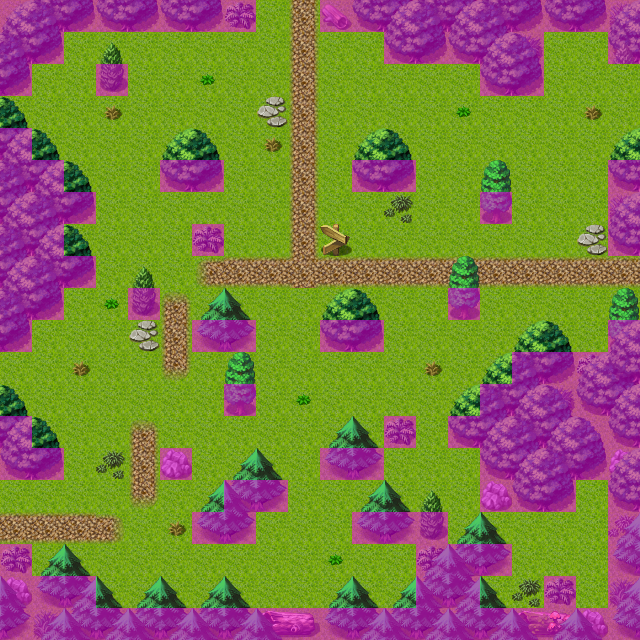

A level layout from a 2D game, rendered from its tile map. Below: a short description, then the map file with tile-grid data replaced by summaries:
An orthogonal 20x20 tile map with 32x32 px tiles, 4 tile layers (Ground, Objects, Above, Walkable), 40 tilesets and 11 objects (6x mapchange, 4x spawn, sign).

<map version="1.0" orientation="orthogonal" width="20" height="20" tilewidth="32" tileheight="32">
 <properties>
  <property name="outside" value="1" />
 </properties>
 <tileset firstgid="1" name="map_bed_1" tilewidth="32" tileheight="32">
  <image source="../drawable/map_bed_1.png" width="512" height="256" />
 </tileset>
 <tileset firstgid="129" name="map_border_1" tilewidth="32" tileheight="32">
  <image source="../drawable/map_border_1.png" width="512" height="256" />
 </tileset>
 <tileset firstgid="257" name="map_bridge_1" tilewidth="32" tileheight="32">
  <image source="../drawable/map_bridge_1.png" width="512" height="256" />
 </tileset>
 <tileset firstgid="385" name="map_broken_1" tilewidth="32" tileheight="32">
  <image source="../drawable/map_broken_1.png" width="512" height="256" />
 </tileset>
 <tileset firstgid="513" name="map_cavewall_1" tilewidth="32" tileheight="32">
  <image source="../drawable/map_cavewall_1.png" width="576" height="192" />
 </tileset>
 <tileset firstgid="621" name="map_cavewall_2" tilewidth="32" tileheight="32">
  <image source="../drawable/map_cavewall_2.png" width="576" height="192" />
 </tileset>
 <tileset firstgid="729" name="map_cavewall_3" tilewidth="32" tileheight="32">
  <image source="../drawable/map_cavewall_3.png" width="576" height="192" />
 </tileset>
 <tileset firstgid="837" name="map_chair_table_1" tilewidth="32" tileheight="32">
  <image source="../drawable/map_chair_table_1.png" width="512" height="256" />
 </tileset>
 <tileset firstgid="965" name="map_crate_1" tilewidth="32" tileheight="32">
  <image source="../drawable/map_crate_1.png" width="512" height="256" />
 </tileset>
 <tileset firstgid="1093" name="map_cupboard_1" tilewidth="32" tileheight="32">
  <image source="../drawable/map_cupboard_1.png" width="512" height="256" />
 </tileset>
 <tileset firstgid="1221" name="map_curtain_1" tilewidth="32" tileheight="32">
  <image source="../drawable/map_curtain_1.png" width="512" height="256" />
 </tileset>
 <tileset firstgid="1349" name="map_entrance_1" tilewidth="32" tileheight="32">
  <image source="../drawable/map_entrance_1.png" width="512" height="256" />
 </tileset>
 <tileset firstgid="1477" name="map_fence_1" tilewidth="32" tileheight="32">
  <image source="../drawable/map_fence_1.png" width="512" height="256" />
 </tileset>
 <tileset firstgid="1605" name="map_fence_2" tilewidth="32" tileheight="32">
  <image source="../drawable/map_fence_2.png" width="512" height="256" />
 </tileset>
 <tileset firstgid="1733" name="map_ground_1" tilewidth="32" tileheight="32">
  <image source="../drawable/map_ground_1.png" width="512" height="256" />
 </tileset>
 <tileset firstgid="1861" name="map_ground_2" tilewidth="32" tileheight="32">
  <image source="../drawable/map_ground_2.png" width="512" height="256" />
 </tileset>
 <tileset firstgid="1989" name="map_ground_3" tilewidth="32" tileheight="32">
  <image source="../drawable/map_ground_3.png" width="512" height="256" />
 </tileset>
 <tileset firstgid="2117" name="map_ground_4" tilewidth="32" tileheight="32">
  <image source="../drawable/map_ground_4.png" width="512" height="256" />
 </tileset>
 <tileset firstgid="2245" name="map_ground_5" tilewidth="32" tileheight="32">
  <image source="../drawable/map_ground_5.png" width="512" height="256" />
 </tileset>
 <tileset firstgid="2373" name="map_ground_6" tilewidth="32" tileheight="32">
  <image source="../drawable/map_ground_6.png" width="512" height="256" />
 </tileset>
 <tileset firstgid="2501" name="map_ground_7" tilewidth="32" tileheight="32">
  <image source="../drawable/map_ground_7.png" width="512" height="256" />
 </tileset>
 <tileset firstgid="2629" name="map_ground_8" tilewidth="32" tileheight="32">
  <image source="../drawable/map_ground_8.png" width="512" height="256" />
 </tileset>
 <tileset firstgid="2757" name="map_indoor_1" tilewidth="32" tileheight="32">
  <image source="../drawable/map_indoor_1.png" width="512" height="256" />
 </tileset>
 <tileset firstgid="2885" name="map_kitchen_1" tilewidth="32" tileheight="32">
  <image source="../drawable/map_kitchen_1.png" width="512" height="256" />
 </tileset>
 <tileset firstgid="3013" name="map_outdoor_1" tilewidth="32" tileheight="32">
  <image source="../drawable/map_outdoor_1.png" width="512" height="256" />
 </tileset>
 <tileset firstgid="3141" name="map_pillar_1" tilewidth="32" tileheight="32">
  <image source="../drawable/map_pillar_1.png" width="512" height="256" />
 </tileset>
 <tileset firstgid="3269" name="map_plant_1" tilewidth="32" tileheight="32">
  <image source="../drawable/map_plant_1.png" width="512" height="256" />
 </tileset>
 <tileset firstgid="3397" name="map_rock_1" tilewidth="32" tileheight="32">
  <image source="../drawable/map_rock_1.png" width="512" height="256" />
 </tileset>
 <tileset firstgid="3525" name="map_roof_1" tilewidth="32" tileheight="32">
  <image source="../drawable/map_roof_1.png" width="512" height="256" />
 </tileset>
 <tileset firstgid="3653" name="map_roof_2" tilewidth="32" tileheight="32">
  <image source="../drawable/map_roof_2.png" width="512" height="256" />
 </tileset>
 <tileset firstgid="3781" name="map_shop_1" tilewidth="32" tileheight="32">
  <image source="../drawable/map_shop_1.png" width="512" height="256" />
 </tileset>
 <tileset firstgid="3909" name="map_sign_ladder_1" tilewidth="32" tileheight="32">
  <image source="../drawable/map_sign_ladder_1.png" width="512" height="256" />
 </tileset>
 <tileset firstgid="4037" name="map_table_1" tilewidth="32" tileheight="32">
  <image source="../drawable/map_table_1.png" width="512" height="256" />
 </tileset>
 <tileset firstgid="4165" name="map_trail_1" tilewidth="32" tileheight="32">
  <image source="../drawable/map_trail_1.png" width="512" height="256" />
 </tileset>
 <tileset firstgid="4293" name="map_tree_1" tilewidth="32" tileheight="32">
  <image source="../drawable/map_tree_1.png" width="512" height="256" />
 </tileset>
 <tileset firstgid="4421" name="map_wall_1" tilewidth="32" tileheight="32">
  <image source="../drawable/map_wall_1.png" width="512" height="256" />
 </tileset>
 <tileset firstgid="4549" name="map_wall_2" tilewidth="32" tileheight="32">
  <image source="../drawable/map_wall_2.png" width="480" height="256" />
 </tileset>
 <tileset firstgid="4669" name="map_wall_3" tilewidth="32" tileheight="32">
  <image source="../drawable/map_wall_3.png" width="480" height="256" />
 </tileset>
 <tileset firstgid="4789" name="map_window_1" tilewidth="32" tileheight="32">
  <image source="../drawable/map_window_1.png" width="512" height="256" />
 </tileset>
 <tileset firstgid="4917" name="map_window_2" tilewidth="32" tileheight="32">
  <image source="../drawable/map_window_2.png" width="512" height="256" />
 </tileset>
 <layer name="Ground" width="20" height="20">
  <data>[400 cells, 400 non-empty, 3 distinct tile ids]</data>
 </layer>
 <layer name="Objects" width="20" height="20">
  <data>[400 cells, 153 non-empty, 28 distinct tile ids]</data>
 </layer>
 <layer name="Above" width="20" height="20">
  <data>[400 cells, 68 non-empty, 6 distinct tile ids]</data>
 </layer>
 <layer name="Walkable" width="20" height="20">
  <data>[400 cells, 132 non-empty, 1 distinct tile ids]</data>
 </layer>
 <objectgroup name="Mapevents" width="20" height="20">
  <object name="west" type="mapchange" x="0" y="480" width="32" height="64">
   <properties>
    <property name="map" value="wild9" />
    <property name="place" value="east" />
   </properties>
  </object>
  <object name="north" type="mapchange" x="256" y="0" width="64" height="32">
   <properties>
    <property name="map" value="fallhaven_sw" />
    <property name="place" value="south" />
   </properties>
  </object>
  </objectgroup>
 <objectgroup name="Spawn" width="20" height="20" visible="0">
  <!-- 4 objects omitted --></objectgroup>
 <objectgroup name="Keys" width="20" height="20" visible="0" />
</map>
<!-- 9 of 11 objects omitted -->
